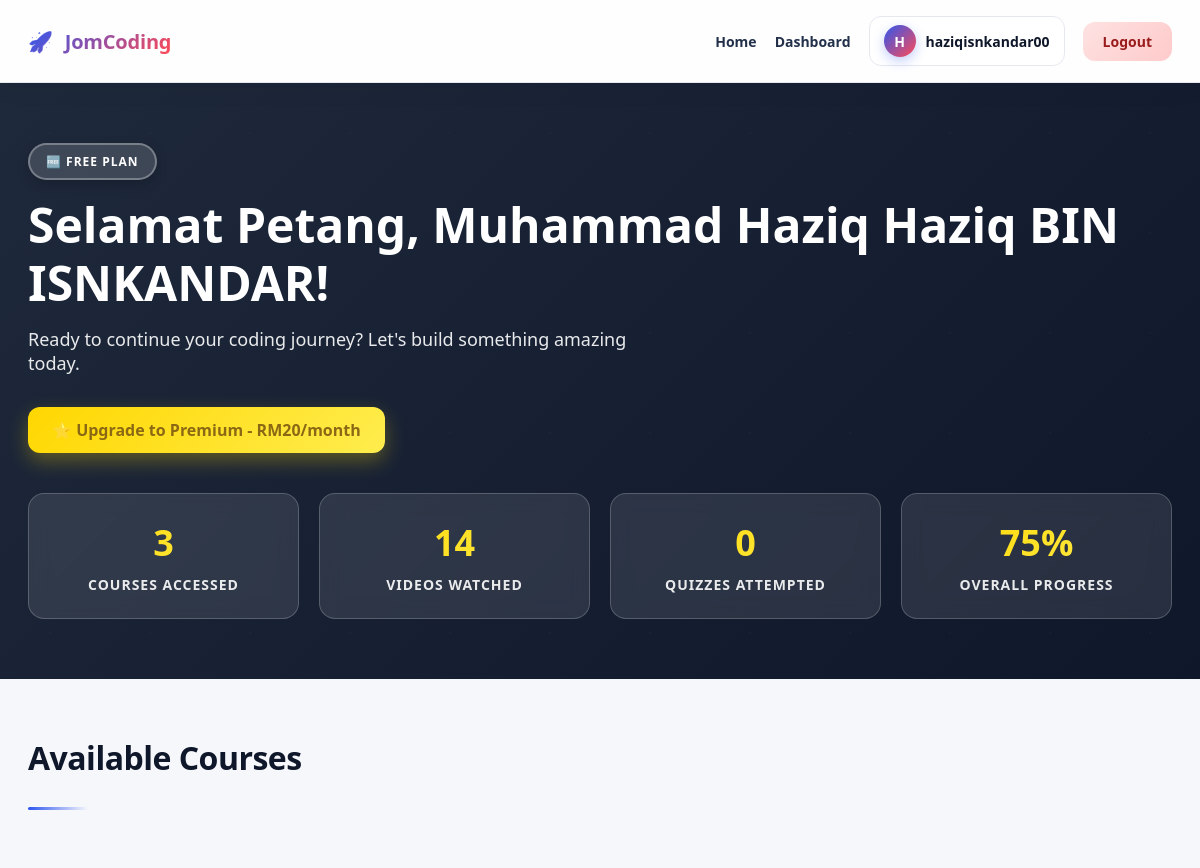
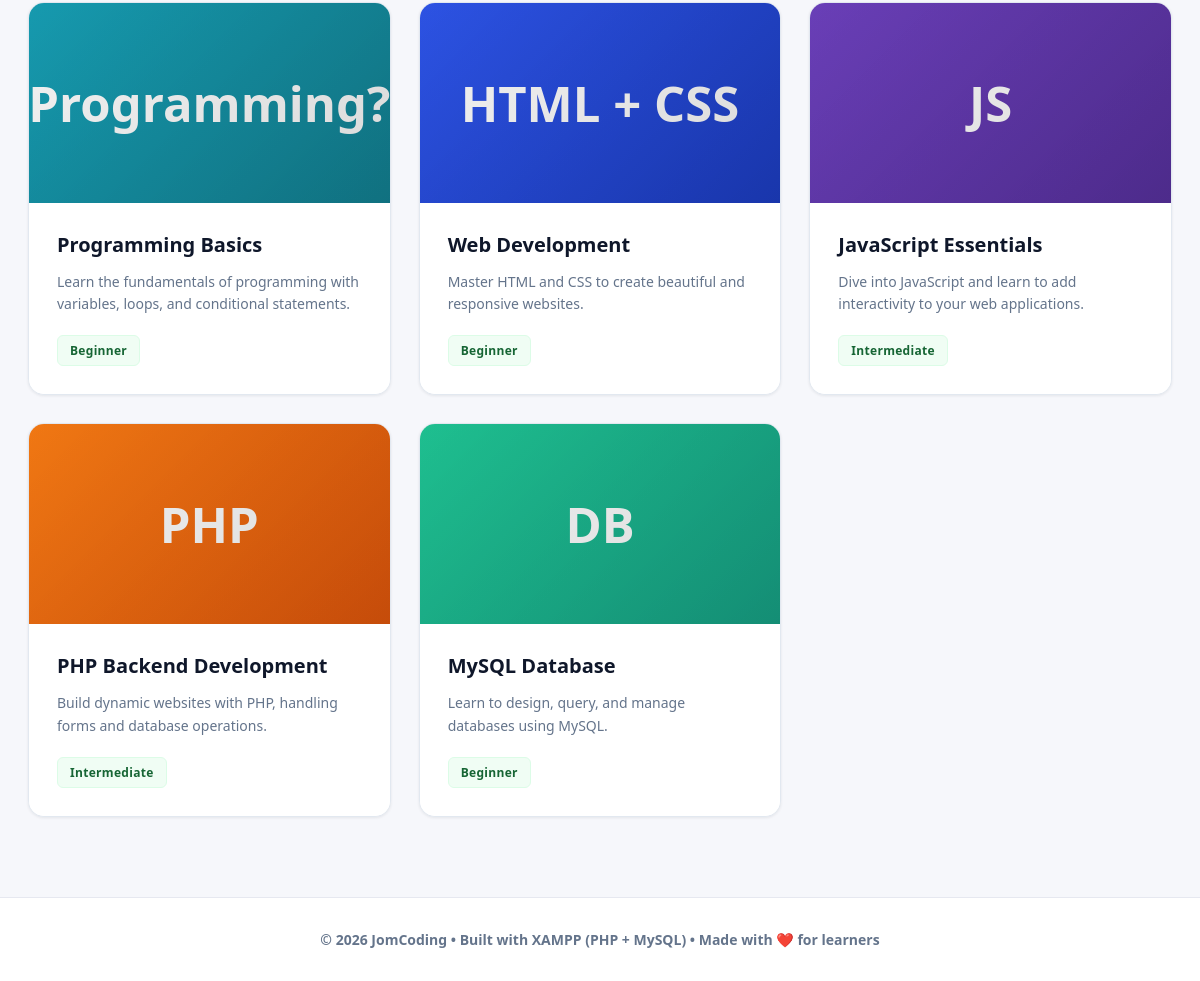
/dashboard.php (signed in), run on the app's committed database (2 pictures, top to bottom).
### tables this page shows
CREATE TABLE `user` (
  `user_id` int(11) NOT NULL,
  `username` varchar(50) DEFAULT NULL,
  `full_name` varchar(100) DEFAULT NULL,
  `email` varchar(100) NOT NULL,
  `password_hash` varchar(255) NOT NULL,
  `birth_date` date DEFAULT NULL,
  `country` varchar(50) DEFAULT NULL,
  `phone` varchar(20) DEFAULT NULL,
  `gender` varchar(20) DEFAULT NULL,
  `bio` text DEFAULT NULL,
  `profile_completed` tinyint(1) DEFAULT 0,
  `subscription_type` enum('free','premium') NOT NULL DEFAULT 'free',
  `role` enum('admin','student') NOT NULL DEFAULT 'student',
  `created_at` datetime NOT NULL DEFAULT current_timestamp(),
  `updated_at` datetime DEFAULT current_timestamp() ON UPDATE current_timestamp()
);

CREATE TABLE `courses` (
  `course_id` int(11) NOT NULL,
  `course_title` varchar(150) NOT NULL,
  `description` text NOT NULL,
  `difficulty_level` enum('Beginner','Intermediate','Advanced') DEFAULT 'Beginner',
  `estimated_hours` int(11) DEFAULT NULL,
  `thumbnail_url` varchar(255) DEFAULT NULL,
  `created_by` int(11) DEFAULT NULL,
  `created_at` datetime NOT NULL DEFAULT current_timestamp(),
  `updated_at` datetime DEFAULT current_timestamp() ON UPDATE current_timestamp()
);

### dashboard.php (the view, shortened to what this page needs)
<?php
require_once 'config.php';
$user_id = $_SESSION['user_id'];
$query = "SELECT * FROM user WHERE user_id = $user_id";
$result = mysqli_query($conn, $query);
$user = mysqli_fetch_assoc($result);
$is_premium = ($user['subscription_type'] === 'premium');
$sub_query = "SELECT * FROM subscriptions WHERE student_id = $user_id AND status = 'active' ORDER BY created_at DESC LIMIT 1";
$sub_result = mysqli_query($conn, $sub_query);
$subscription = mysqli_fetch_assoc($sub_result);
if($subscription && $subscription['plan_name'] == 'Premium' && $subscription['end_date'] >= date('Y-m-d')) {
    if($user['subscription_type'] !== 'premium') {
        mysqli_query($conn, "UPDATE user SET subscription_type = 'premium' WHERE user_id = $user_id");
        $is_premium = true;
    }
} else {
    if($user['subscription_type'] === 'premium') {
        mysqli_query($conn, "UPDATE user SET subscription_type = 'free' WHERE user_id = $user_id");
        $is_premium = false;
    }
}
$courses_accessed_query = "
    SELECT COUNT(DISTINCT course_id) as course_count FROM (
        SELECT DISTINCT course_id FROM video_progress WHERE student_id = $user_id
        UNION
        SELECT DISTINCT q.course_id FROM quiz_attempts qa
        INNER JOIN quizzes q ON qa.quiz_id = q.quiz_id
        WHERE qa.student_id = $user_id
    ) as accessed_courses
";
$courses_accessed_result = mysqli_query($conn, $courses_accessed_query);
$courses_accessed_count = mysqli_fetch_assoc($courses_accessed_result)['course_count'];
$videos_watched_query = "SELECT COUNT(*) as watched_count FROM video_progress WHERE student_id = $user_id AND watched = 1";
$videos_watched_result = mysqli_query($conn, $videos_watched_query);
$videos_watched_count = mysqli_fetch_assoc($videos_watched_result)['watched_count'];
$quiz_attempts_query = "SELECT COUNT(DISTINCT quiz_id) as quiz_count FROM quiz_attempts WHERE student_id = $user_id";
$quiz_result = mysqli_query($conn, $quiz_attempts_query);
$quiz_stats = mysqli_fetch_assoc($quiz_result);
$unique_quizzes_attempted = $quiz_stats['quiz_count'];
$course_videos = [
    1 => 5,
    2 => 5,
    3 => 3,
    4 => 3,
    5 => 4
];
$total_progress_sum = 0;
$courses_with_activity = 0;
$active_courses_query = "
    SELECT DISTINCT course_id FROM (
        SELECT DISTINCT course_id FROM video_progress WHERE student_id = $user_id
        UNION
        SELECT DISTINCT q.course_id FROM quiz_attempts qa
        INNER JOIN quizzes q ON qa.quiz_id = q.quiz_id
        WHERE qa.student_id = $user_id
    ) as active
";
$active_courses_result = mysqli_query($conn, $active_courses_query);
while($course_row = mysqli_fetch_assoc($active_courses_result)) {
    $cid = $course_row['course_id'];
    $courses_with_activity++;
    $total_videos = isset($course_videos[$cid]) ? $course_videos[$cid] : 3;
    $watched_query = "SELECT COUNT(*) as watched FROM video_progress WHERE student_id = $user_id AND course_id = $cid AND watched = 1";
    $watched_result = mysqli_query($conn, $watched_query);
    $watched_count = mysqli_fetch_assoc($watched_result)['watched'];
    $video_progress = ($watched_count / $total_videos) * 75;
    $quiz_score_query = "
        SELECT SUM(best_scores.max_points) as total_score
        FROM (
            SELECT qa.quiz_id, MAX(qa.points_earned) as max_points
            FROM quiz_attempts qa
            INNER JOIN quizzes q ON qa.quiz_id = q.quiz_id
            WHERE qa.student_id = $user_id AND q.course_id = $cid
            GROUP BY qa.quiz_id
        ) as best_scores
    ";
    $quiz_score_result = mysqli_query($conn, $quiz_score_query);
    $quiz_score_data = mysqli_fetch_assoc($quiz_score_result);
    $quiz_total_score = $quiz_score_data['total_score'] ?? 0;
    $total_quiz_query = "SELECT SUM(points) as total_possible FROM quizzes WHERE course_id = $cid";
    $total_quiz_result = mysqli_query($conn, $total_quiz_query);
    $total_quiz_possible = mysqli_fetch_assoc($total_quiz_result)['total_possible'] ?? 1;
    $quiz_progress = ($quiz_total_score / $total_quiz_possible) * 25;
    $course_progress = $video_progress + $quiz_progress;
    $total_progress_sum += $course_progress;
}
$overall_progress = $courses_with_activity > 0 ? ($total_progress_sum / $courses_with_activity) : 0;
?>
<!doctype html>
<html lang="en">
<head>
</head>
<body>
  <div class="navbar">
    <div class="container">
      <div class="nav-inner">
        <a class="brand" href="index.php">
          <span>🚀</span> JomCoding
        </a>
        <div class="nav-links">
          <a class="hide-sm" href="index.php">Home</a>
          <a class="hide-sm" href="dashboard.php">Dashboard</a>
          <div class="user-menu">
            <div class="avatar"><?php echo strtoupper(substr($user['username'], 0, 1)); ?></div>
            <span><?php echo htmlspecialchars($user['username']); ?></span>
          </div>
          <a class="btn danger" href="#" onclick="showLogoutModal(); return false;">Logout</a>
        </div>
      </div>
    </div>
  </div>
  <section class="welcome">
    <div class="container">
      <div class="welcome-content">
        <?php if($is_premium): ?>
          <span class="subscription-badge premium">💎 Premium Member</span>
        <?php else: ?>
          <span class="subscription-badge free">🆓 Free Plan</span>
        <?php endif; ?>
       <h1>Selamat Petang, <?php echo htmlspecialchars($user['full_name']); ?>! </h1>
        <p>Ready to continue your coding journey? Let's build something amazing today.</p>
        <?php if(!$is_premium): ?>
          <div style="margin-top: 20px;">
            <a href="payment/subscription.php" style="display: inline-block; padding: 12px 24px; background: linear-gradient(135deg, #ffd700 0%, #ffed4e 100%); color: #8b6914; font-weight: 800; border-radius: 12px; text-decoration: none; box-shadow: 0 8px 20px rgba(255, 215, 0, 0.3); transition: all 0.3s ease;" onmouseover="this.style.transform='translateY(-2px)'; this.style.boxShadow='0 12px 28px rgba(255, 215, 0, 0.4)'" onmouseout="this.style.transform='translateY(0)'; this.style.boxShadow='0 8px 20px rgba(255, 215, 0, 0.3)'">
              ⭐ Upgrade to Premium - RM20/month
            </a>
          </div>
        <?php endif; ?>
        <div class="stats-row">
          <div class="stat-card">
            <div class="stat-number"><?php echo $courses_accessed_count; ?></div>
            <div class="stat-label">Courses Accessed</div>
          </div>
          <div class="stat-card">
            <div class="stat-number"><?php echo $videos_watched_count; ?></div>
            <div class="stat-label">Videos Watched</div>
          </div>
          <div class="stat-card">
            <div class="stat-number"><?php echo $unique_quizzes_attempted; ?></div>
            <div class="stat-label">Quizzes Attempted</div>
          </div>
          <div class="stat-card">
            <div class="stat-number"><?php echo round($overall_progress, 1); ?>%</div>
            <div class="stat-label">Overall Progress</div>
          </div>
        </div>
      </div>
    </div>
  </section>
  <section class="main-content">
    <div class="container">
      <div class="section-header">
        <h2>Available Courses</h2>
      </div>
      <div class="course-grid">
        <?php
        $courses_query = "SELECT * FROM courses ORDER BY created_at ASC";
        $courses_result = mysqli_query($conn, $courses_query);
        $course_icons = [
          1 => ['icon' => 'Programming?', 'gradient' => 'linear-gradient(135deg, #17a2b8 0%, #138496 100%)'],
          2 => ['icon' => 'HTML + CSS', 'gradient' => 'linear-gradient(135deg, #2f57ef 0%, #1d3fc9 100%)'],
          3 => ['icon' => 'JS', 'gradient' => 'linear-gradient(135deg, #6f42c1 0%, #5a32a3 100%)'],
          4 => ['icon' => 'PHP', 'gradient' => 'linear-gradient(135deg, #fd7e14 0%, #e8590c 100%)'],
          5 => ['icon' => 'DB', 'gradient' => 'linear-gradient(135deg, #20c997 0%, #17a689 100%)']
        ];
$course_pages = [
  1 => 'Available%20Courses/programming%20Basics/programming_basics.php',
  2 => 'Available%20Courses/web%20development/web_development.php',
  3 => 'Available%20Courses/javascript%20essentials/javascript_essentials.php',
  4 => 'Available%20Courses/php%20backend/php_backend.php',
  5 => 'Available%20Courses/mysql%20database/mysql_database.php'
];
        while($course = mysqli_fetch_assoc($courses_result)):
          $course_id = $course['course_id'];
          $icon_data = isset($course_icons[$course_id]) ? $course_icons[$course_id] : ['icon' => '📚', 'gradient' => 'linear-gradient(135deg, #667eea 0%, #764ba2 100%)'];
          $course_link = isset($course_pages[$course_id]) ? $course_pages[$course_id] : 'course_lessons.php?id=' . $course_id;
        ?>
        <div class="course-card" onclick="window.location.href='<?php echo $course_link; ?>'" style="cursor: pointer;">
          <div class="course-image" style="background: <?php echo $icon_data['gradient']; ?>;">
            <?php echo $icon_data['icon']; ?>
          </div>
          <div class="course-body">
            <h3 class="course-title"><?php echo htmlspecialchars($course['course_title']); ?></h3>
            <p class="course-desc"><?php echo htmlspecialchars($course['description']); ?></p>
            <div class="course-meta">
              <span class="badge badge-green"><?php echo $course['difficulty_level']; ?></span>
            </div>
          </div>
        </div>
        <?php endwhile; ?>
      </div>
    </div>
  </section>
  <div class="footer">
    <div class="container">
      © <?php echo date("Y"); ?> JomCoding • Built with XAMPP (PHP + MySQL) • Made with ❤️ for learners
    </div>
  </div>
</body>
</html>

### data on the page
user: username "H", username "haziqisnkandar00", full_name "Muhammad Haziq Haziq BIN ISNKANDAR"
courses: course_id "Programming?", course_title "Programming Basics", description "Learn the fundamentals of programming with variables, loops, and conditional statements.", difficulty_level "Beginner"
courses: course_id "HTML + CSS", course_title "Web Development", description "Master HTML and CSS to create beautiful and responsive websites.", difficulty_level "Beginner"
courses: course_id "JS", course_title "JavaScript Essentials", description "Dive into JavaScript and learn to add interactivity to your web applications.", difficulty_level "Intermediate"
courses: course_id "PHP", course_title "PHP Backend Development", description "Build dynamic websites with PHP, handling forms and database operations.", difficulty_level "Intermediate"
courses: course_id "DB", course_title "MySQL Database", description "Learn to design, query, and manage databases using MySQL.", difficulty_level "Beginner"

### other printed values
$courses_accessed_count "3"
$videos_watched_count "14"
$unique_quizzes_attempted "0"
$overall_progress "75"
